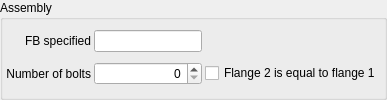
          <widget class="QGroupBox" name="groupBox">
           <property name="title">
            <string>Assembly</string>
           </property>
           <layout class="QGridLayout" name="gridLayout_5">
            <property name="leftMargin">
             <number>3</number>
            </property>
            <property name="topMargin">
             <number>3</number>
            </property>
            <property name="rightMargin">
             <number>3</number>
            </property>
            <property name="bottomMargin">
             <number>3</number>
            </property>
            <property name="spacing">
             <number>3</number>
            </property>
            <item row="0" column="0">
             <widget class="QLabel" name="lblF_Bspec">
              <property name="text">
               <string>FB specified</string>
              </property>
              <property name="alignment">
               <set>Qt::AlignRight|Qt::AlignTrailing|Qt::AlignVCenter</set>
              </property>
             </widget>
            </item>
            <item row="0" column="1">
             <widget class="RB_UomLineEdit" name="leF_Bspec"/>
            </item>
            <item row="0" column="2">
             <spacer name="horizontalSpacer_14">
              <property name="orientation">
               <enum>Qt::Horizontal</enum>
              </property>
              <property name="sizeHint" stdset="0">
               <size>
                <width>40</width>
                <height>20</height>
               </size>
              </property>
             </spacer>
            </item>
            <item row="1" column="0">
             <widget class="QLabel" name="lblnB">
              <property name="text">
               <string>Number of bolts</string>
              </property>
              <property name="alignment">
               <set>Qt::AlignRight|Qt::AlignTrailing|Qt::AlignVCenter</set>
              </property>
             </widget>
            </item>
            <item row="1" column="1">
             <widget class="QSpinBox" name="sbnB">
              <property name="alignment">
               <set>Qt::AlignRight|Qt::AlignTrailing|Qt::AlignVCenter</set>
              </property>
              <property name="maximum">
               <number>999</number>
              </property>
             </widget>
            </item>
            <item row="1" column="2">
             <widget class="QCheckBox" name="chbFlange2Equal">
              <property name="text">
               <string>Flange 2 is equal to flange 1</string>
              </property>
             </widget>
            </item>
           </layout>
          </widget>
